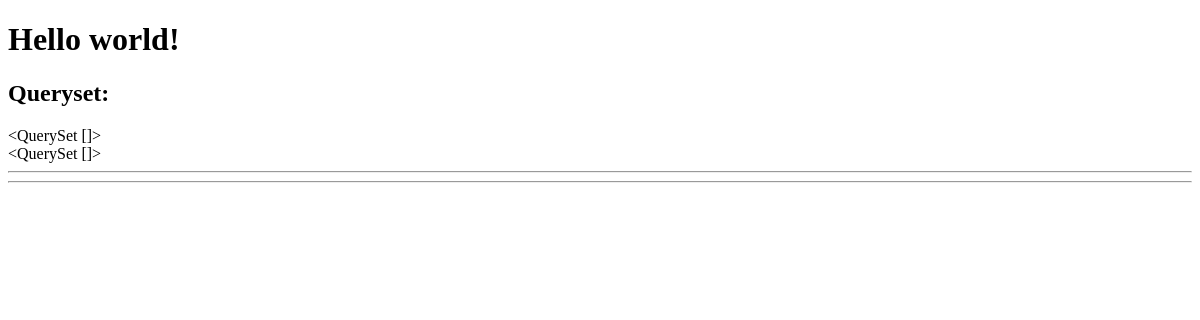
Before: / with the older database file.
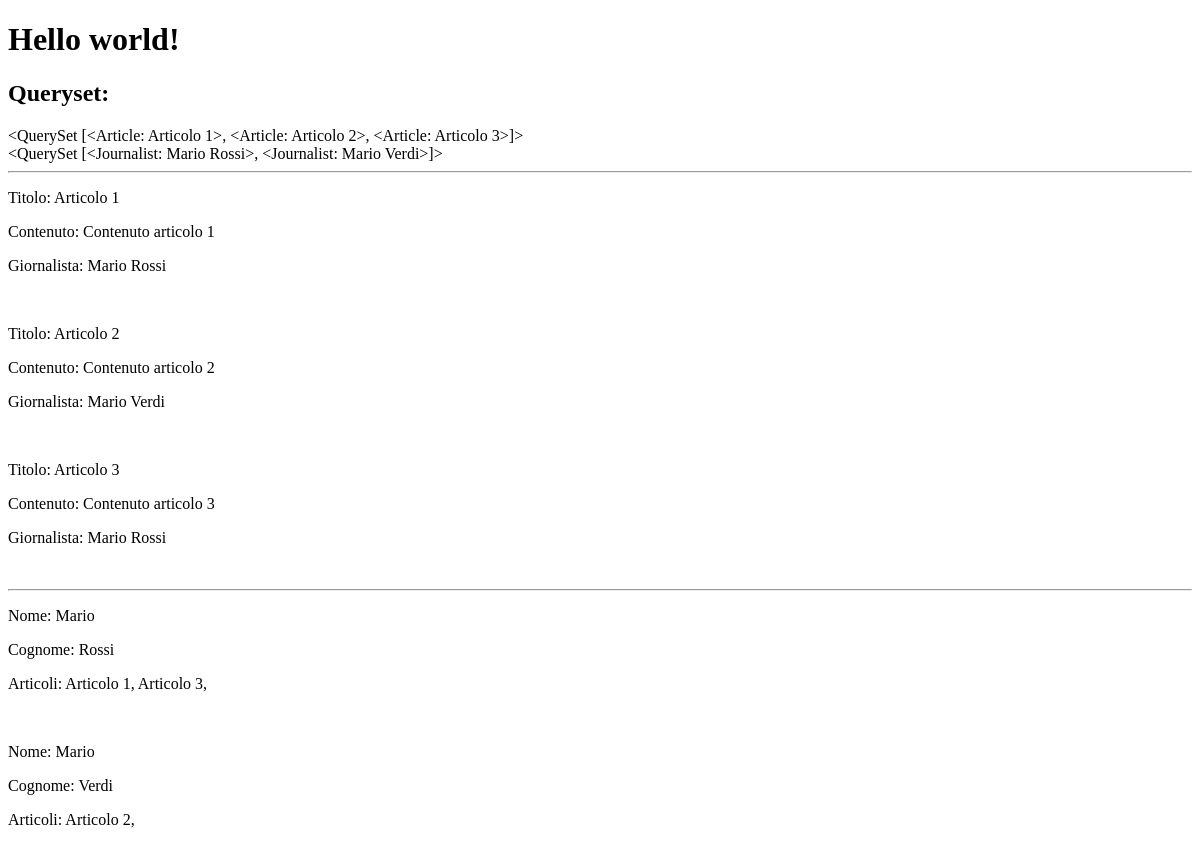
After: the same page with the newer database file.
### news/models.py (models this page shows)
class Article(models.Model):
    journalist = models.ForeignKey(
        Journalist,
        on_delete=models.CASCADE,
        related_name="articles"
    )
    title = models.CharField(max_length=50)
    content = models.TextField()
    def __str__(self):
        return self.title

class Journalist(models.Model):
    first_name = models.CharField(max_length=20)
    last_name = models.CharField(max_length=20)
    def __str__(self):
        return f"{self.first_name} {self.last_name}"

### news/views.py (the view)
# urls.py: 2. Add a URL to urlpatterns:  path('', views.home, name='home')
def home(request):
    articles = Article.objects.all()
    journalists = Journalist.objects.all()
    context = {"articles":articles, "journalists":journalists}
    return render(request, "news/homepage.html", context)

### news/templates/news/homepage.html (shortened to what this page needs)
<!DOCTYPE html>
<html lang="en">
<head>
</head>
<body>
    <h1>Hello world!</h1>
    <h2>Queryset:</h2>
    {{ articles }}
    <br>
    {{ journalists }}
    <hr>
    {% for a in articles %}
        <p>Titolo: {{ a.title }}</p>
        <p>Contenuto: {{ a.content }}</p>
        <p>Giornalista: {{ a.journalist }}</p>
        <br>
    {% endfor %}
    <hr>
    {% for j in journalists %}
        <p>Nome: {{ j.first_name }}</p>
        <p>Cognome: {{ j.last_name }}</p>
        <p>Articoli:
            {% for a in j.articles.all %}
                {{ a.title }},
            {% endfor %}
        </p>
        <br>
    {% endfor %}
</body>
</html>

Changed rows visible on the page:
added Article: title.title "<QuerySet [<Article: Articolo 1>, <Article: Articolo 2>, <Article: Articolo 3>]>", title "Articolo 1", content "Contenuto articolo 1", journalist "Mario Rossi"
added Journalist: first_name+last_name "<QuerySet [<Journalist: Mario Rossi>, <Journalist: Mario Verdi>]>", first_name "Mario", last_name "Rossi"
added Article: title "Articolo 2", content "Contenuto articolo 2", journalist "Mario Verdi"
added Article: title "Articolo 3", content "Contenuto articolo 3", journalist "Mario Rossi"
added Journalist: first_name "Mario", last_name "Verdi"
Other visible differences:
{{ articles }}: "<QuerySet []>" → (not shown)
{{ journalists }}: "<QuerySet []>" → (not shown)
